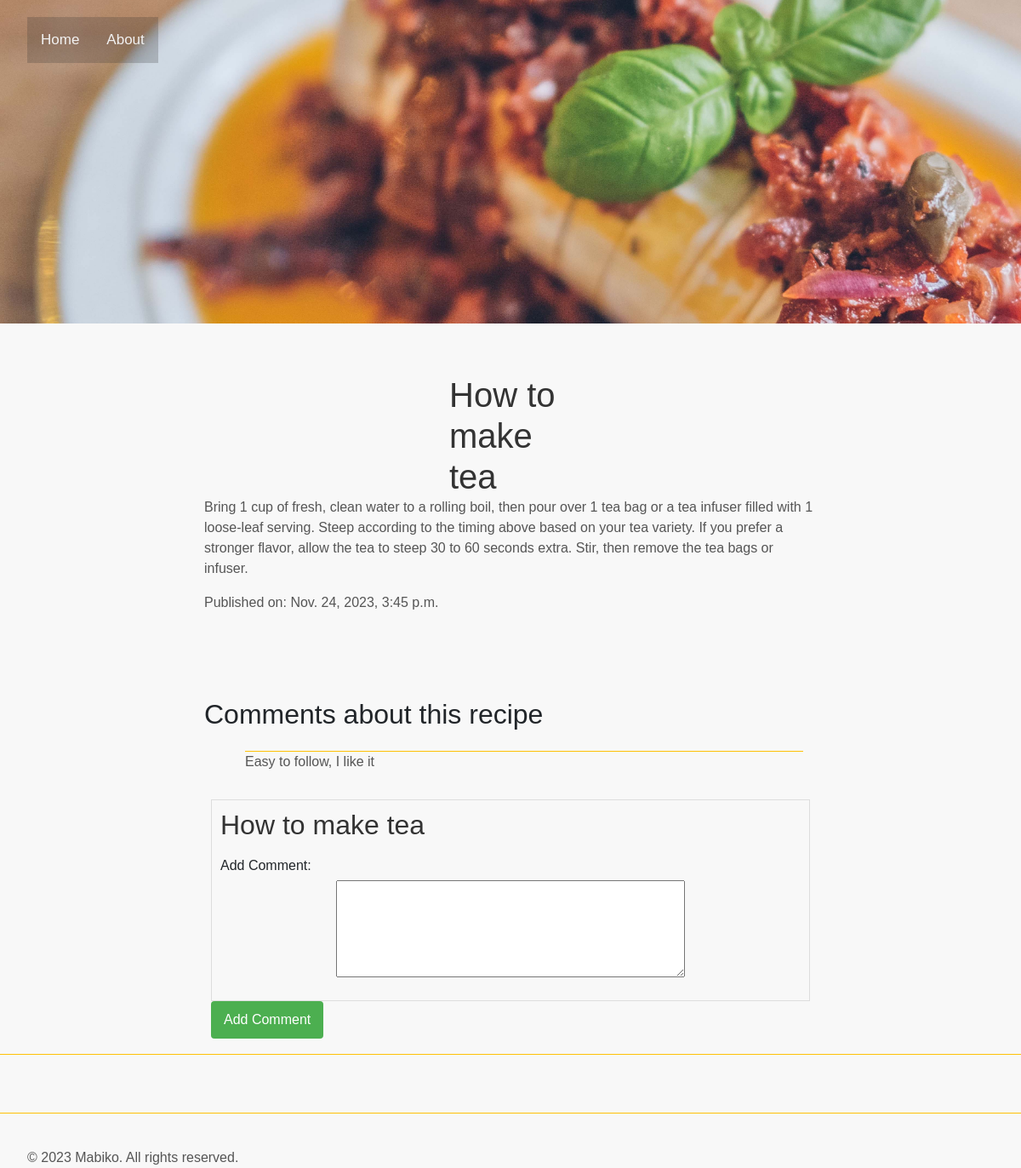
Page /recipes/1/ on the earlier database version.
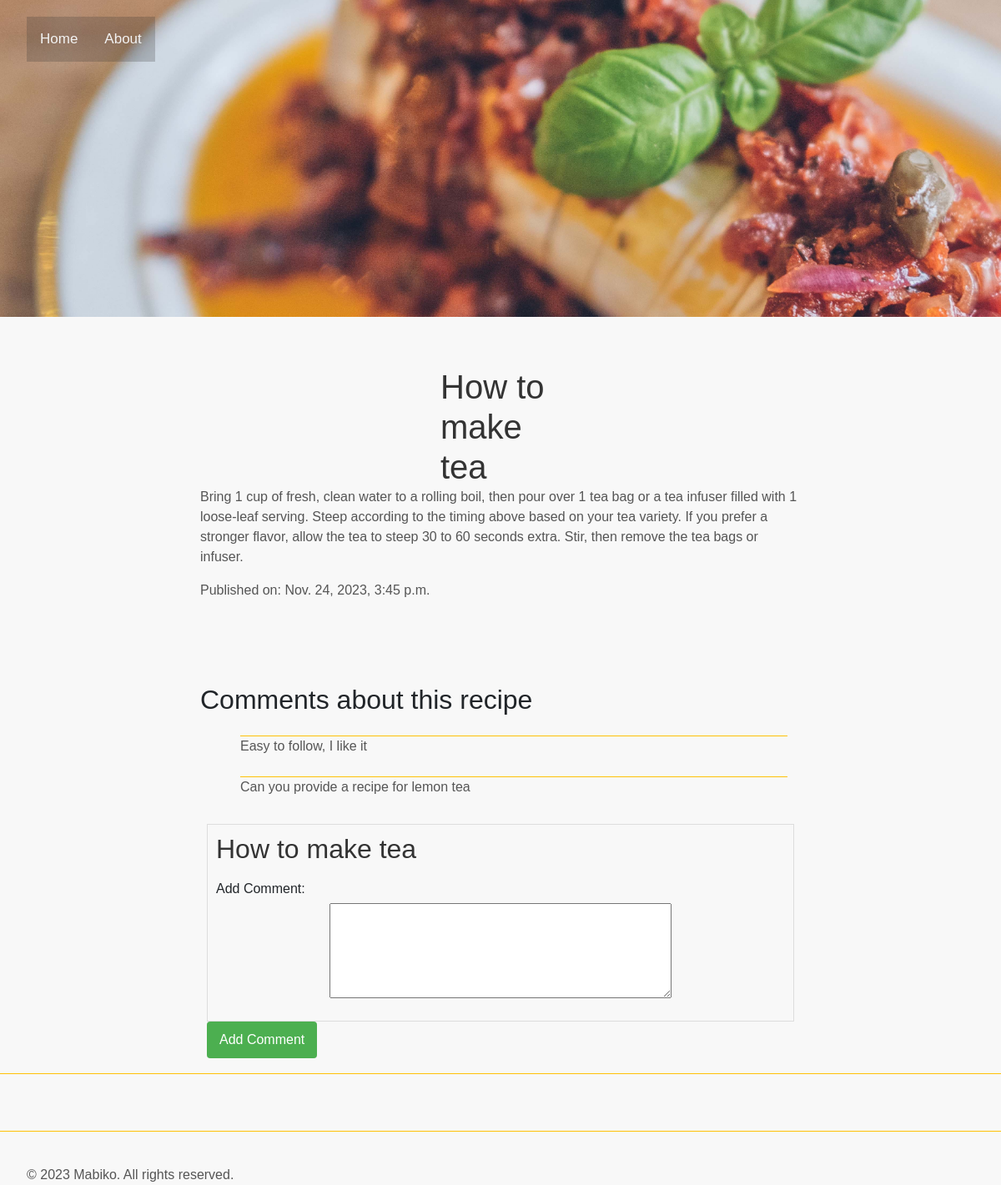
Same page on the later database version.
### recipes/models.py (models this page shows, shortened)
class Recipe(models.Model):
    pub_date = models.DateTimeField("date published")
    recipe_title = models.CharField(max_length=50)
    recipe_text = models.CharField(max_length=800)

class Comments(models.Model):
    recipe = models.ForeignKey(Recipe, on_delete=models.CASCADE)
    choice_text = models.CharField(max_length=200)
    votes = models.IntegerField(default=0)

### recipes/views.py (the view)
# urls.py: path('<int:recipe_id>/', views.detail, name='detail'),
def detail(request, recipe_id):
    recipe= get_object_or_404(Recipe,pk=recipe_id)
    comments = Comments.objects.filter(recipe=recipe)
    return render(request,'recipes/detail.html',{'recipe': recipe, 'comments': comments})

### recipes/templates/recipes/detail.html (shortened to what this page needs)
{% load static %}
<!DOCTYPE html>
<html lang="en">
  <head>
    <link
      href="https://cdn.jsdelivr.net/npm/bootstrap@5.3.2/dist/css/bootstrap.min.css"
      rel="stylesheet"
    />
    <link rel="stylesheet" href="{% static 'css/detail.css' %}" />
  </head>
  <body>
    {% include 'recipes/navbar.html' %}
    <div class="recipebody">
      <h1>{{ recipe.recipe_title }}</h1>
      <p>{{ recipe.recipe_text }}</p>
      <p>Published on: {{ recipe.pub_date }}</p>
    </div>
    <div class="comments">
      <h2>Comments about this recipe</h2>
      {% if comments %}
      <ul class="recipescontainer">
        {% for comment in comments %}
        <p class="comment">{{ comment.choice_text}}</p>
        {% endfor %}
      </ul>
      {% else %}
      <p>No comments are available.</p>
      {% endif %}
    </div>
    <form action="{% url 'recipes:addcomment' recipe.id %}" method="post">
      <fieldset>
        <legend><h2>{{ recipe.recipe_title }}</h2></legend>
        <label for="comment_text">Add Comment:</label>
        <textarea
          name="comment_text"
          id="comment_text"
          rows="4"
          cols="50"
        ></textarea
        ><br />
      </fieldset>
      <input type="submit" value="Add Comment" />
    </form>
    <div class="footer">{% include 'recipes/footer.html' %}</div>
  </body>
</html>

### recipes/templates/recipes/navbar.html
<div class="bg-img">
    <div class="container">
        <div class="topnav">
            <a href="{% url 'recipes:index' %}">Home</a>
            <a href="{% url 'recipes:about' %}">About</a>
        </div>
    </div>
</div>

### recipes/templates/recipes/footer.html
{% load static %}
<footer class="footer text-center mt-5">
  <div class="container">
    <p>&copy; 2023 Mabiko. All rights reserved.</p>
  </div>
</footer>

### recipes/static/css/detail.css (style rules this page uses)
.comment { border-top: #ffc107 1px solid; margin:1.5rem 1rem ; }
h1 { margin: 0 40%; }
.bg-img { background-image: url("../images/food2.jpg"); min-height: 380px; background-position: center; background-repeat: no-repeat; background-size: cover; position: relative; }
.container { position: absolute; margin: 20px; width: auto; }
.topnav { overflow: hidden; background-color: #3333333b; }
.topnav a { float: left; color: #f2f2f2; text-align: center; padding: 14px 16px; text-decoration: none; font-size: 17px; }
body { font-family: Arial, sans-serif; background-color: #f8f8f8; margin: 0; padding: 0; }
h1 { color: #333; }
p { color: #555; }
form { margin-top: 20px; }
fieldset { border: 1px solid #ddd; padding: 10px; }
legend { font-size: 1.2em; font-weight: bold; color: #333; }
label { display: block; margin-bottom: 5px; }
textarea,form { margin: 0 20%; width: 60%; padding: 8px; box-sizing: border-box; margin-bottom: 10px; }
input[type="submit"] { background-color: #4caf50; color: white; padding: 10px 15px; border: none; border-radius: 4px; cursor: pointer; }
.recipebody { margin: 5% 20%; width: 60%; height: 40vh; }
.comments { margin: 2% 20%; width: 60%; height: 20%; }
.footer { border-top:1PX solid #ffc107; color: #333; padding: 20px 0; }
.footer p { margin-bottom: 0; }

Differences in the rows shown:
added Comments: choice_text "Can you provide a recipe for lemon tea"
